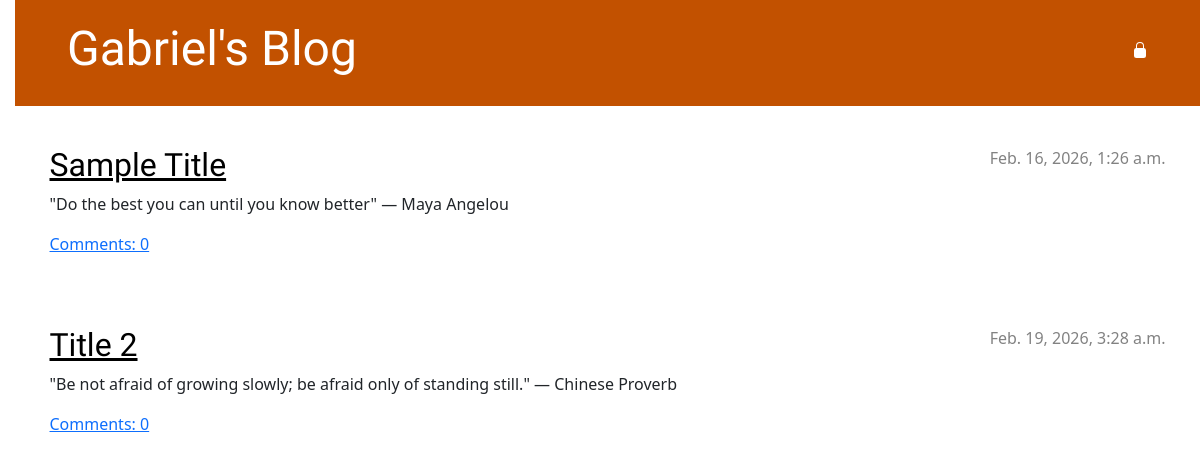
/, run on an earlier commit of the app's database.
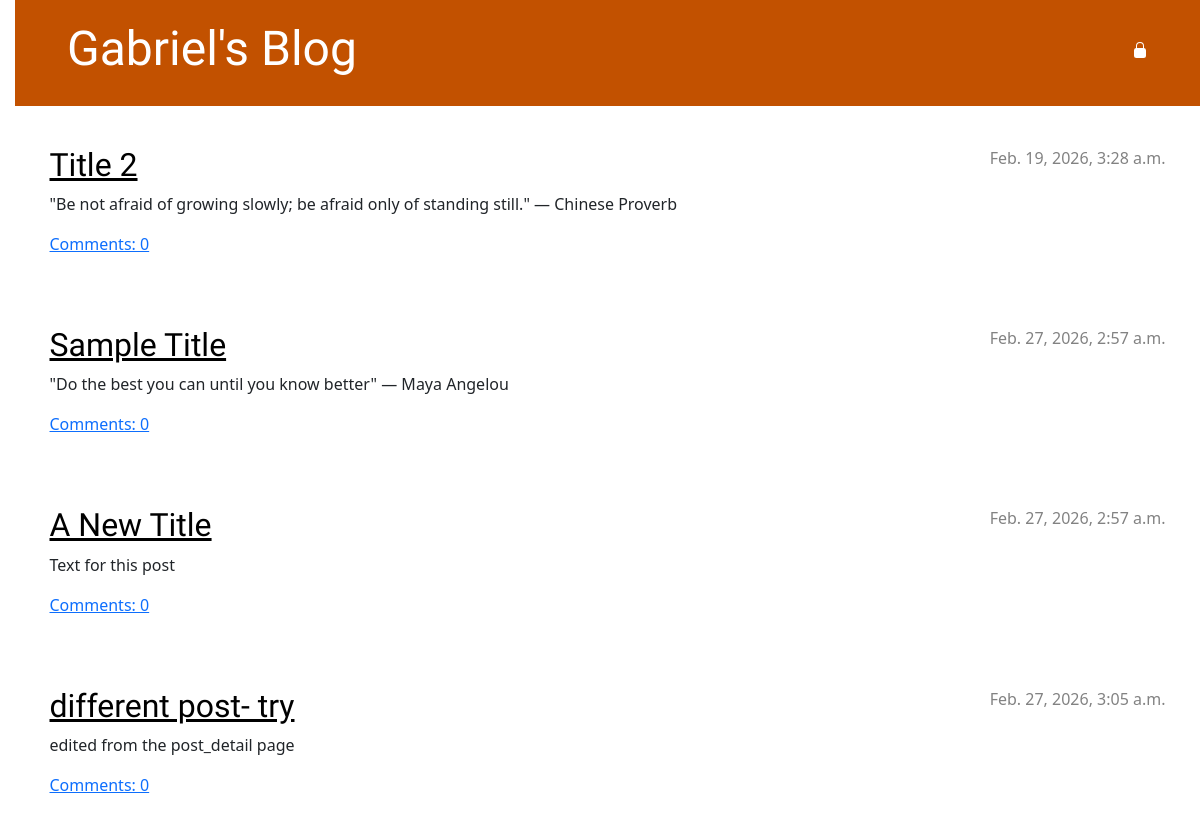
And on a later commit of the database.
### blog/models.py (models this page shows, shortened)
class Post(models.Model):
    author = models.ForeignKey(settings.AUTH_USER_MODEL, on_delete=models.CASCADE)
    title = models.CharField(max_length=200)
    text = models.TextField()
    created_date = models.DateTimeField(default=timezone.now)
    published_date = models.DateTimeField(blank=True, null=True)
    def approved_comments(self):
        return self.comments.filter(approved_comment=True)

### blog/views.py (the view)
# urls.py: path('', views.post_list, name='post_list'),
def post_list(request):
    posts = Post.objects.all().order_by('published_date')
    return render(request, 'blog/post_list.html', {'posts': posts})

### blog/templates/blog/post_list.html
{% extends 'blog/base.html' %}
{% block content %}
    {% for post in posts %}
        <article class="post">
            <time class="date">{{ post.published_date }}</time>
            <h2><a href="{% url 'post_detail' pk=post.pk %}">{{ post.title }}</a></h2>
            <p>{{ post.text|linebreaksbr }}</p>
            <a href="{% url 'post_detail' pk=post.pk %}">Comments: {{ post.approved_comments.count }}</a>
        </article>
    {% endfor %}
{% endblock %}

### blog/templates/blog/base.html (shortened to what this page needs)
{% load static %}
<!DOCTYPE html>
<html>
    <head>
        <link rel="stylesheet" href="https://cdn.jsdelivr.net/npm/bootstrap@5.3.3/dist/css/bootstrap.min.css">
        <link rel="stylesheet" href="{% static 'css/blog.css' %}">
    </head>
    <body>
        <header class="page-header">
            <div class="container">
                {% if user.is_authenticated %}
                    <a href="{% url 'post_new' %}" class="top-menu">
                        {% include './icons/file-earmark-plus.svg' %}
                    </a>
                    <a href="{% url 'post_draft_list' %}" class="top-menu">{% include './icons/pencil-square.svg'%}</a>
                    <div class="top-menu">
                        <p style="display: inline;">Hello {{ user.username }}</p>
                        <form action="{% url 'logout' %}" method="post" style="display: inline;">
                            {% csrf_token %}
                            <button type="submit" class="btn btn-link" style="color: white; text-decoration: none; padding: 0; vertical-align: baseline;">
                                (Log out)
                            </button>
                        </form>
                    </div>
                {% else %}
                    <a href="{% url 'login' %}" class="top-menu">{% include './icons/lock-fill.svg' %}</a>
                {% endif %}
                <h1><a href="/">Gabriel's Blog</a></h1>
            </div>
        </header>
        <main class="content container">
            <div class="row">
                <div class="col">
                    {% block content %}
                    {% endblock %}
                </div>
            </div>
        </main>
    </body>
</html>

### blog/static/css/blog.css (style rules this page uses)
h1 a, h2 a { color: #C25100; font-family: 'Lobster'; }
body { padding-left: 15px; }
.page-header { background-color: #C25100; margin-top: 0; margin-bottom: 40px; padding: 20px 20px 20px 40px; }
.page-header h1, .page-header h1 a, .page-header h1 a:visited, .page-header h1 a:active { color: #ffffff; font-size: 36pt; text-decoration: none; }
h1, h2, h3, h4 { font-family: 'Lobster', cursive; }
.date { color: #828282; }
.top-menu, .top-menu:hover, .top-menu:visited { color: #ffffff; float: right; font-size: 26pt; margin-right: 20px; }
.post { margin-bottom: 70px; }
.post h2 a, .post h2 a:visited { color: #000000; }
.post > .date, .post > .actions { float: right; }

What changed in the data, as far as the page shows it:
shown differently, row unchanged: Post "Title 2": moves up the list
changed Post "Sample Title": published_date "Feb. 16, 2026, 1:26 a.m." → "Feb. 27, 2026, 2:57 a.m."
added Post: published_date "Feb. 27, 2026, 2:57 a.m.", title "A New Title", text "Text for this post", approved_comments.count "0"
added Post: published_date "Feb. 27, 2026, 3:05 a.m.", title "different post- try", text "edited from the post_detail page", approved_comments.count "0"
